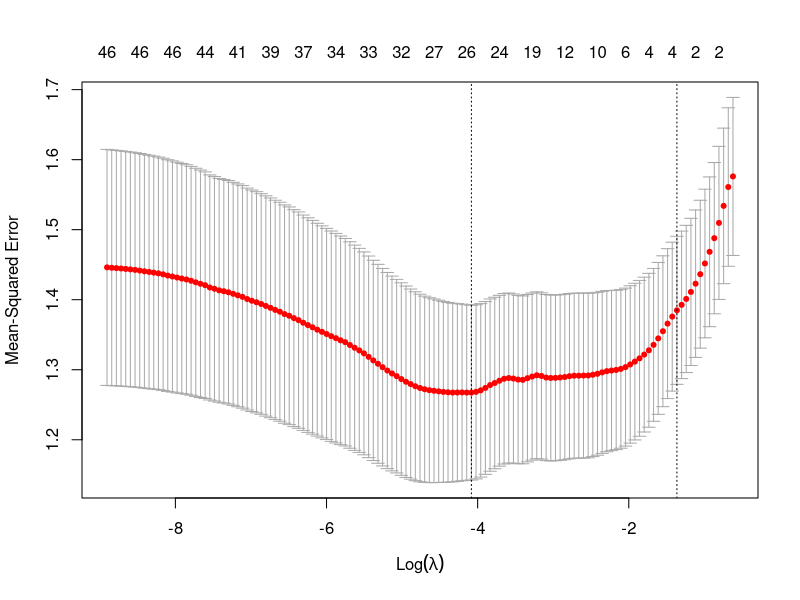
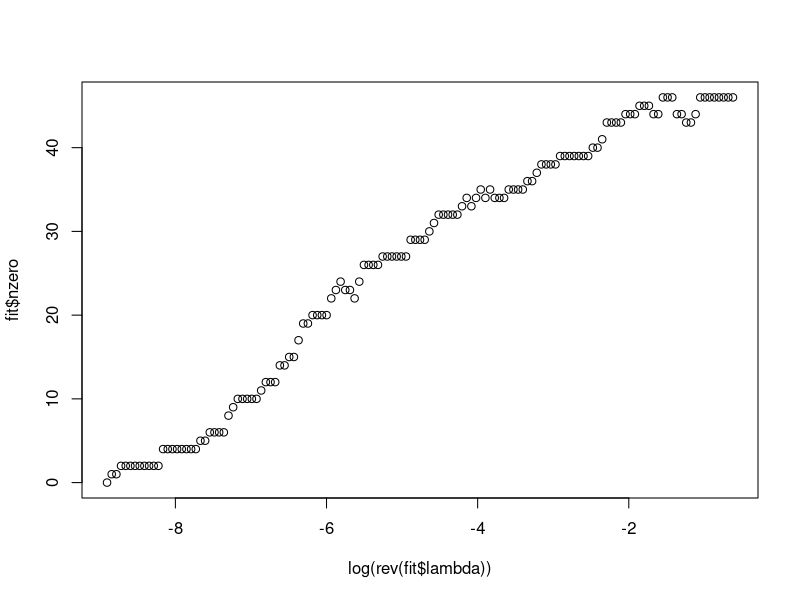
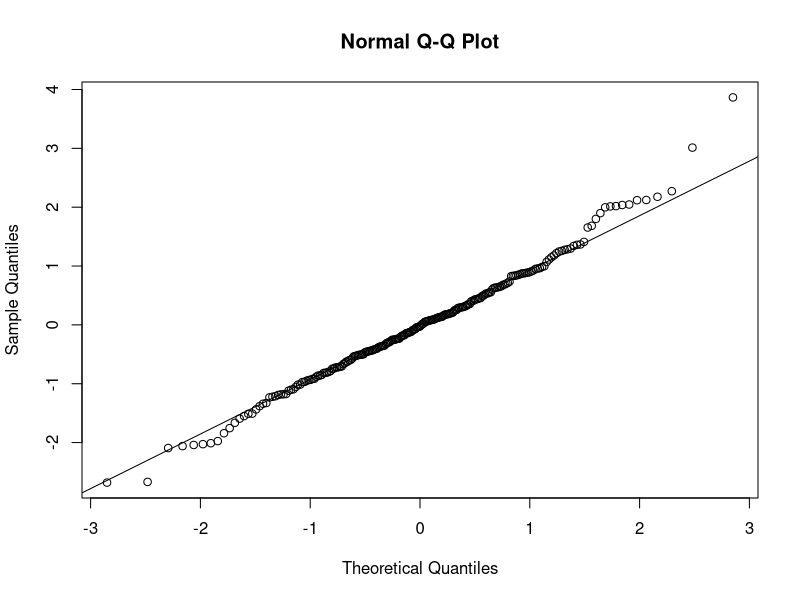
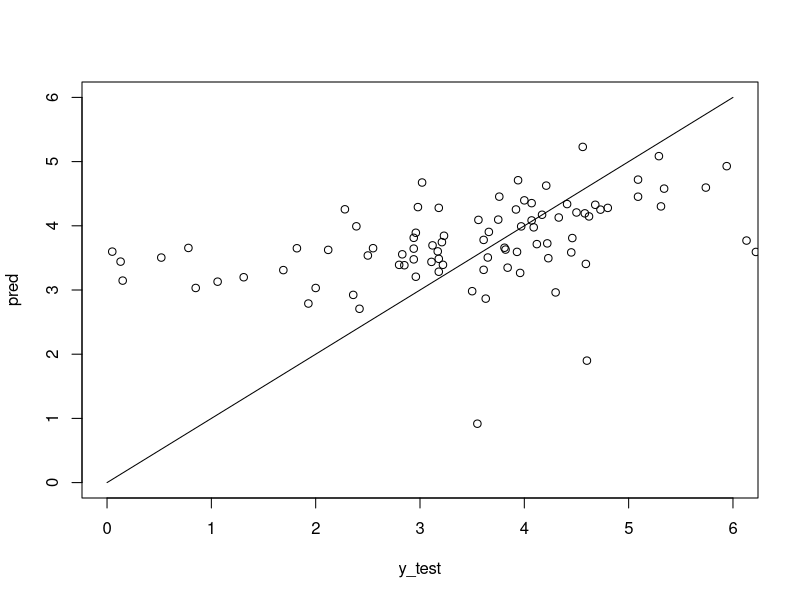

Generate these figures, in order, with R:
## ---- chunk 1
#| output: false
library(dplyr)
library(ggplot2)
library(glmnet)
## ---- chunk 2
data_x <- read.csv("AquaticTox_train_x.csv")
data_y <- read.csv("AquaticTox_train_y.csv")
## ---- chunk 3
#Remove the molecule variable, as it is not a predictor
X <- as.matrix(data_x[,-1])
y <- data_y[,-1]
## ---- chunk 4
#alpha = 1 for Lasso
#standardize = TRUE by default, not changing

set.seed(1235812) #Fibonacci, for luck
fit <- cv.glmnet(
    as.matrix(X),
    y,
    alpha = 1,
    nlambda = 150,
    nfolds = 20
    )
## ---- chunk 5
#| fig-cap: Cross validated mean square error for different values of lambda in the Lasso regression. The values on top are the number of coefficients that are not zero. 
plot(fit)
## ---- chunk 6
#| fig-cap: Number of zero coefficient as a function of the logarithm of lambda.
plot(log(rev(fit$lambda)),fit$nzero)
## ---- chunk 7
lambda_best <- fit$lambda.min
lambda_best
## ---- chunk 8
fit_final <- glmnet(X,y,alpha = 1,lambda = lambda_best)
## ---- chunk 9
sum(coef(fit_final) != 0)
## ---- chunk 10
#| fig-cap: Residual qq plot for the final model. No problem to be seen.
pred <- predict(fit_final,X)
resid <- pred-y
qqnorm(resid)
qqline(resid)
## ---- chunk 11
mse <- function(fit, X,y){
    pred <- predict(fit,X)
    err_sq <- (pred - y)^2
    mse <- mean(err_sq)
    return(mse)
}
cat("MSE, training data:", mse(fit_final,X,y))

## ---- chunk 12

#https://stackoverflow.com/questions/40920051/r-getting-aic-bic-likelihood-from-glmnet

aic <- function(fit){
    tLL <- fit$nulldev - deviance(fit)
    k <- fit$df
    n <- fit$nobs
    AICc <- -tLL+2*k+2*k*(k+1)/(n-k-1)
    return(AICc)
}
cat("AIC, training data:",aic(fit_final))

## ---- chunk 13
adj_rsq <- function(fit,X,y){
    p <- sum(coef(fit) != 0)
    n <- length(X[,1])
    df.res <- n-p-1
    df.tot <- n-1
    pred <- predict(fit,X)
    err.sq <- (pred - y)^2
    SS.res <- sum(err.sq)
    SS.tot <- sum((y - mean(y))^2)
    adj.R2 <- 1 - (SS.res/df.res)/(SS.tot/df.tot)
    return(adj.R2)
}
cat("Adjusted R², training data:", adj_rsq(fit_final,X,y))

## ---- chunk 14
data_x_test <- read.csv("AquaticTox_test_x.csv")
data_y_test <- read.csv("AquaticTox_test_y.csv")
## ---- chunk 15
#Remove the molecule variable, as it is not a predictor
X_test<- as.matrix(data_x_test[,-1])
y_test <- data_y_test[,-1]
## ---- chunk 16
cat("MSE, test data:", mse(fit_final,X_test,y_test))
cat("Adjusted R², test data:", adj_rsq(fit_final,X_test,y_test))
## ---- chunk 17
#| fig-cap: Prediction vs actual value in the test dataset. 
pred <- predict(fit_final,X_test)

plot(y_test,pred, xlim = c(0,6),ylim = c(0,6))
segments(x0=0,y0=0,x1=6,y1=6)

